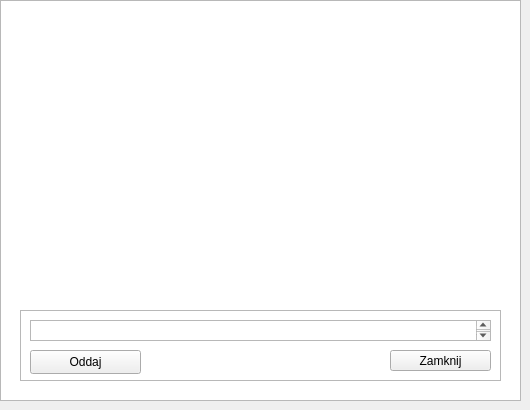
    <widget class="QWidget" name="borrowsPanel">
     <widget class="QTableWidget" name="borrowList">
      <property name="geometry">
       <rect>
        <x>0</x>
        <y>0</y>
        <width>521</width>
        <height>401</height>
       </rect>
      </property>
      <property name="sortingEnabled">
       <bool>true</bool>
      </property>
     </widget>
     <widget class="QFrame" name="borrowListPanel">
      <property name="geometry">
       <rect>
        <x>20</x>
        <y>310</y>
        <width>481</width>
        <height>71</height>
       </rect>
      </property>
      <property name="frameShape">
       <enum>QFrame::Shape::StyledPanel</enum>
      </property>
      <property name="frameShadow">
       <enum>QFrame::Shadow::Raised</enum>
      </property>
      <widget class="QPushButton" name="returnBorrowListBtn">
       <property name="geometry">
        <rect>
         <x>10</x>
         <y>40</y>
         <width>111</width>
         <height>24</height>
        </rect>
       </property>
       <property name="text">
        <string>Oddaj</string>
       </property>
      </widget>
      <widget class="QPushButton" name="closeBorrowListBtn">
       <property name="geometry">
        <rect>
         <x>370</x>
         <y>40</y>
         <width>101</width>
         <height>21</height>
        </rect>
       </property>
       <property name="text">
        <string>Zamknij</string>
       </property>
      </widget>
      <widget class="QTextBrowser" name="borrowListTitle">
       <property name="geometry">
        <rect>
         <x>10</x>
         <y>10</y>
         <width>461</width>
         <height>21</height>
        </rect>
       </property>
      </widget>
     </widget>
    </widget>
